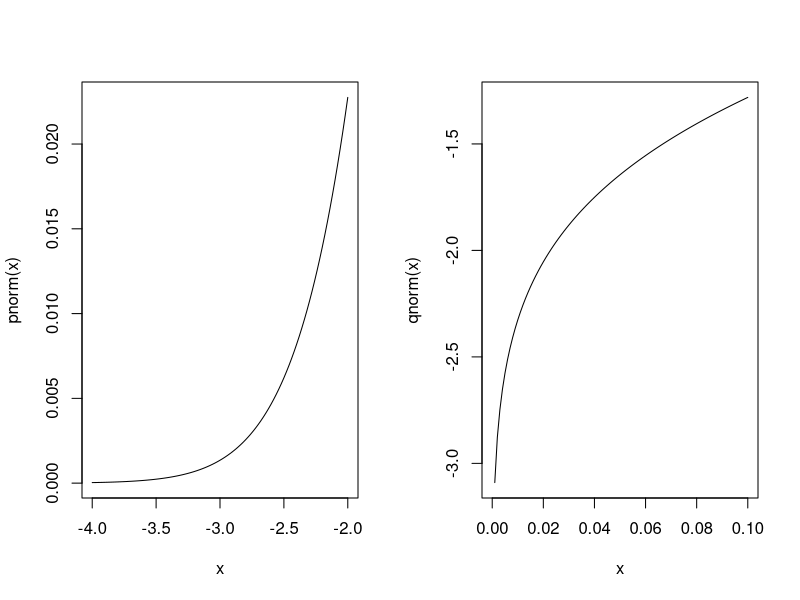

Source code (R):
##  pnorm and qnorm are inverses of each other

par(mfrow=c(1,2))

curve(from = -4, to = -2, expr = pnorm)
curve(from = 0, to = 0.1, expr = qnorm)
